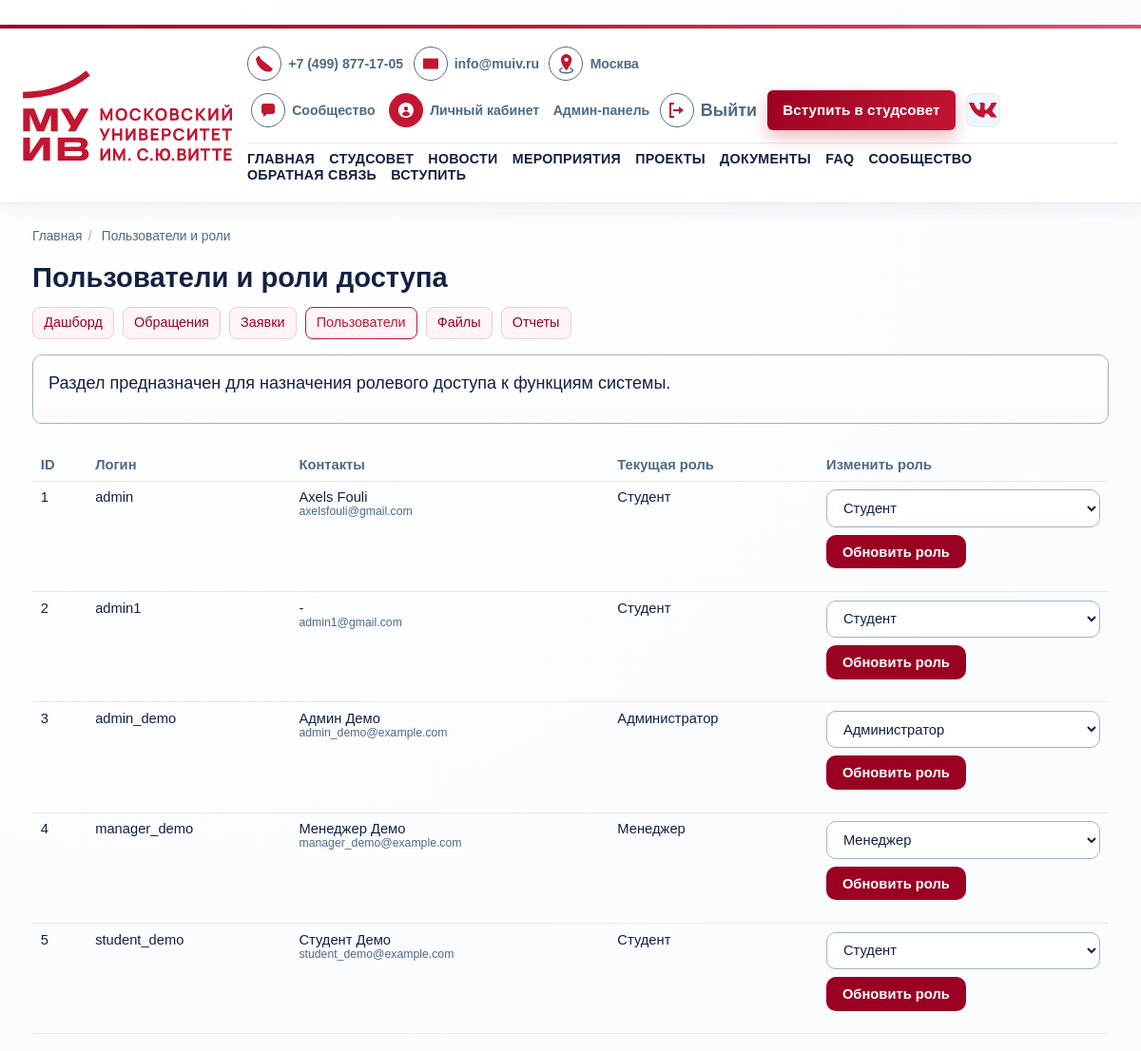
Page /staff/users/ (signed in, upper part) on the earlier database version.
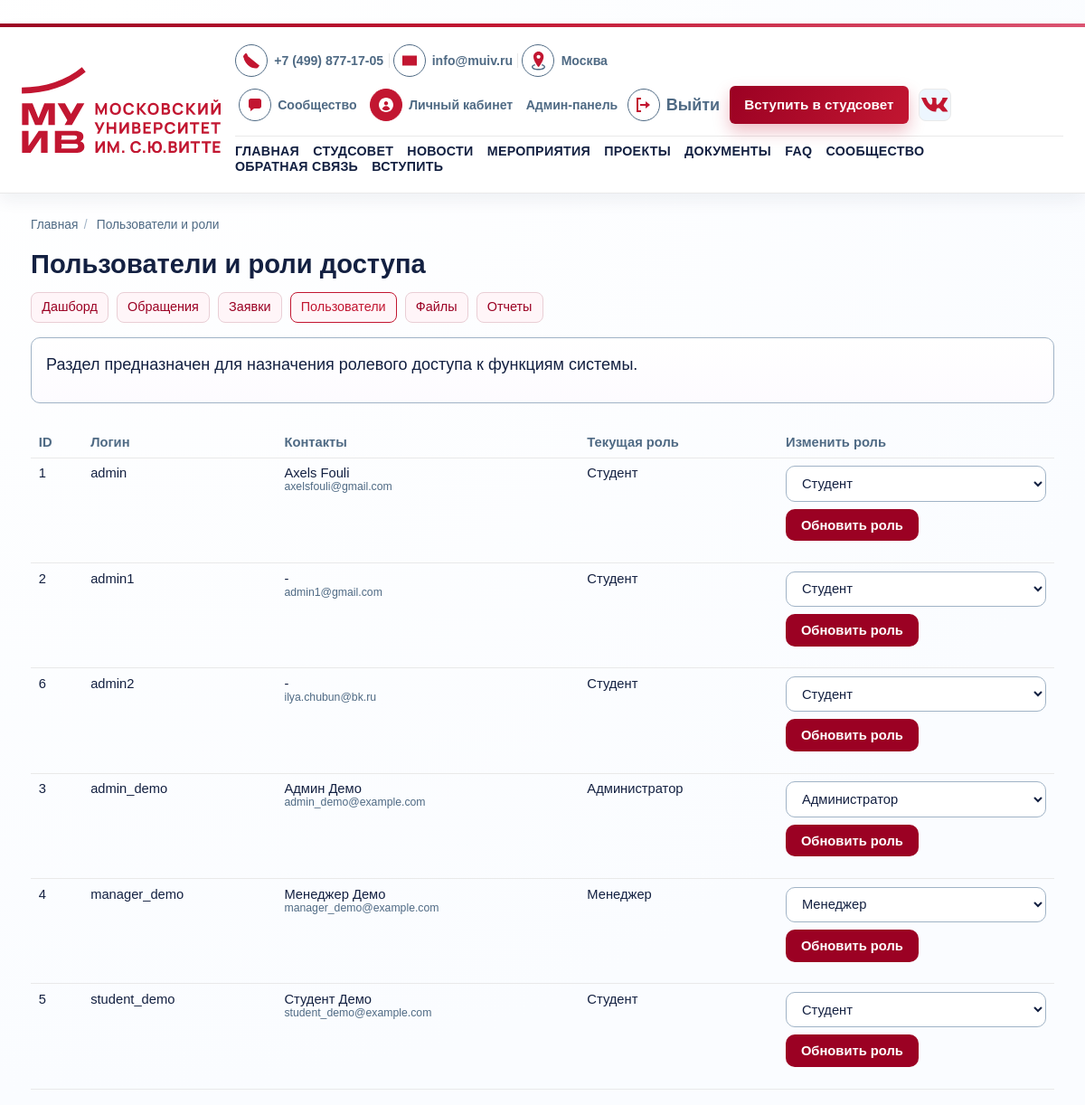
Same page on the later database version.
### core/models.py (models this page shows, shortened)
class UserProfile(models.Model):
    ROLE_ADMIN = "admin"
    ROLE_MANAGER = "manager"
    ROLE_STUDENT = "student"
    ROLE_CHOICES = (
        (ROLE_ADMIN, "Администратор"),
        (ROLE_MANAGER, "Менеджер"),
        (ROLE_STUDENT, "Студент"),
    )
    user = models.OneToOneField(settings.AUTH_USER_MODEL, on_delete=models.CASCADE, related_name="profile")
    role = models.CharField(max_length=20, choices=ROLE_CHOICES, default=ROLE_STUDENT)
    photo_url = models.URLField(blank=True)
    faculty = models.CharField(max_length=120, blank=True)
    course = models.CharField(max_length=20, blank=True)
    telegram = models.CharField(max_length=60, blank=True)

### core/views/staff_views.py (the view, shortened to what this page needs)
# urls.py: path("staff/users/", views.staff_users, name="staff_users"),
@role_required(UserProfile.ROLE_ADMIN)
def staff_users(request):
    profiles = UserProfile.objects.select_related("user").order_by("user__username")
    return render(request, "core/staff/users.html", {"profiles": profiles})

### core/context_processors.py (called while the page is built)
def _resolve_menu(items):
    resolved = []
    for view_name, label in items:
        try:
            url = reverse(view_name)
        except NoReverseMatch:
            continue
        resolved.append({"view_name": view_name, "label": label, "url": url})
    return resolved

def navigation_context(request):
    resolver = request.resolver_match
    view_name = resolver.view_name if resolver else ""
    breadcrumbs = [{"title": "Главная", "url": reverse("core:home")}]
    if view_name and view_name != "core:home":
        breadcrumbs.append({"title": PAGE_TITLES.get(view_name, "Страница"), "url": None})
    return {
        "main_menu": _resolve_menu(MAIN_MENU),
        "cabinet_menu": _resolve_menu(CABINET_MENU),
        "staff_menu": _resolve_menu(STAFF_MENU),
        "breadcrumbs": breadcrumbs,
        "author_full_name": AUTHOR_FULL_NAME,
        "user_role": get_user_role(request.user),
        "is_staff_admin": has_any_role(request.user, UserProfile.ROLE_ADMIN),
    }

### core/permissions.py (called while the page is built)
def get_user_role(user):
    if not user.is_authenticated:
        return None
    profile = getattr(user, "profile", None)
    if profile:
        return profile.role
    return UserProfile.ROLE_STUDENT

### templates/core/staff/users.html (shortened to what this page needs)
﻿{% extends "base.html" %}
{% block content %}
<h1>Пользователи и роли доступа</h1>
<nav class="page-nav">
    {% for item in staff_menu %}
        <a href="{{ item.url }}" class="{% if request.resolver_match.view_name == item.view_name %}is-active{% endif %}">
            {{ item.label }}
        </a>
    {% endfor %}
</nav>
<section class="section-panel">
    <p>Раздел предназначен для назначения ролевого доступа к функциям системы.</p>
</section>
<div class="table-wrap">
    <table class="admin-table">
        <thead>
            <tr>
                <th>ID</th>
                <th>Логин</th>
                <th>Контакты</th>
                <th>Текущая роль</th>
                <th>Изменить роль</th>
            </tr>
        </thead>
        <tbody>
            {% for profile in profiles %}
                <tr>
                    <td>{{ profile.user.id }}</td>
                    <td>{{ profile.user.username }}</td>
                    <td>
                        {{ profile.user.get_full_name|default:"-" }}<br>
                        <small>{{ profile.user.email|default:"email не указан" }}</small>
                    </td>
                    <td>{{ profile.get_role_display }}</td>
                    <td>
                        <form method="post" class="inline-controls">
                            <select name="role">
                                {% for value, label in profile.ROLE_CHOICES %}
                                    <option value="{{ value }}" {% if profile.role == value %}selected{% endif %}>{{ label }}</option>
                                {% endfor %}
                            </select>
                            <button type="submit">Обновить роль</button>
                        </form>
                    </td>
                </tr>
            {% empty %}
                <tr>
                    <td colspan="5">Пользователей нет.</td>
                </tr>
            {% endfor %}
        </tbody>
    </table>
</div>
{% endblock %}

Differences in the rows shown:
added UserProfile: user.id "6", user.username "admin2", user.get_full_name "-", user.email "ilya.chubun@bk.ru", role "Студент"
